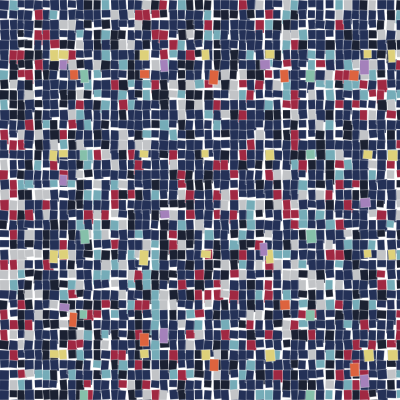
Frame 1 (no input)
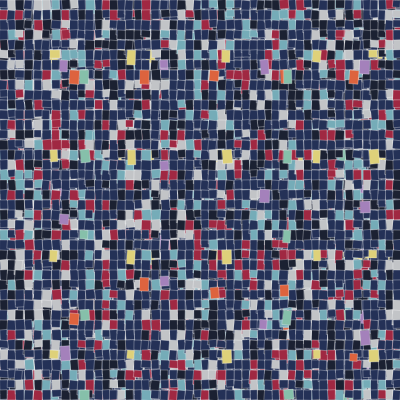
Frame 60 (no input)
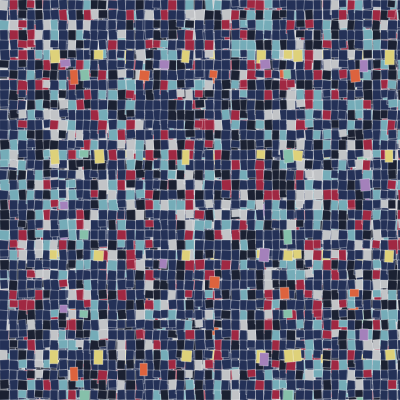
Frame 120 (the mouse pressed at the canvas centre since frame 60)

The p5.js sketch that drew these frames (run headless with seeded random() and noise() and a simulated clock; from frame 60 on, the mouse is pressed at the canvas centre):

// p5.js sketch
// ── sketch.js
function setup() {
    const ww = windowWidth / 3;
    createCanvas(ww, ww);}

function draw() {
    stroke(255, 255, 255);
    strokeWeight(0.3);

    for (let x = 0; x <= width; x += random(7, 10)) {
        for (let y = 0; y <= height; y += 10) {
            push();

            translate(x, y);
            rotate(random(-0.1, 0.1));
            let rN = random(100);

            if (rN > 0) {
                fill(36, 49, 87);
            }
            if (rN > 50) {
                fill(27, 33, 50);
            }
            if (rN > 55 && rN < 65) {
                fill(194, 196, 199);
            }
            if (rN > 80 && rN < 90) {
                fill(117, 172, 184);
            }
            if (rN > 90 && rN < 100) {
                fill(160, 40, 66);
            }
            rect(0, 0, random(7, 10), random(7, 15));
            pop();
        }
    }
    for (let a = 50; a <= width; a += random(0, 100)) {
        for (let b = 50; b <= height; b += 100) {
            push();
            translate(a, b);
            rotate(random(-0.1, 0.1));
            fill(222, 209, 122);

            rect(0, 0, random(7, 10), random(7, 15));
            pop();
        }
    }

    for (let c = 60; c <= width; c += 100) {
        for (let d = 60; d <= height; d += random(100, 200)) {
            push();
            translate(c, d);
            rotate(random(-0.1, 0.1));
            fill(164, 129, 187);

            rect(0, 0, random(7, 10), random(7, 15));
            pop();
        }
    }
    for (let e = 70; e <= width; e += 70) {
        for (let f = 70; f <= height; f += random(200, 300)) {
            push();
            translate(e, f);
            rotate(random(-0.1, 0.1));
            fill(221, 99, 62);

            rect(0, 0, random(7, 10), random(7, 15));
            pop();
        }
    }
    for (let g = 80; g <= width; g += random(200, 300)) {
        for (let h = 70; h <= height; h += 80) {
            push();
            translate(g, h);
            rotate(random(-0.1, 0.1));
            fill(134, 192, 170);

            rect(0, 0, random(7, 10), random(7, 15));
            pop();
        }
    }
}
